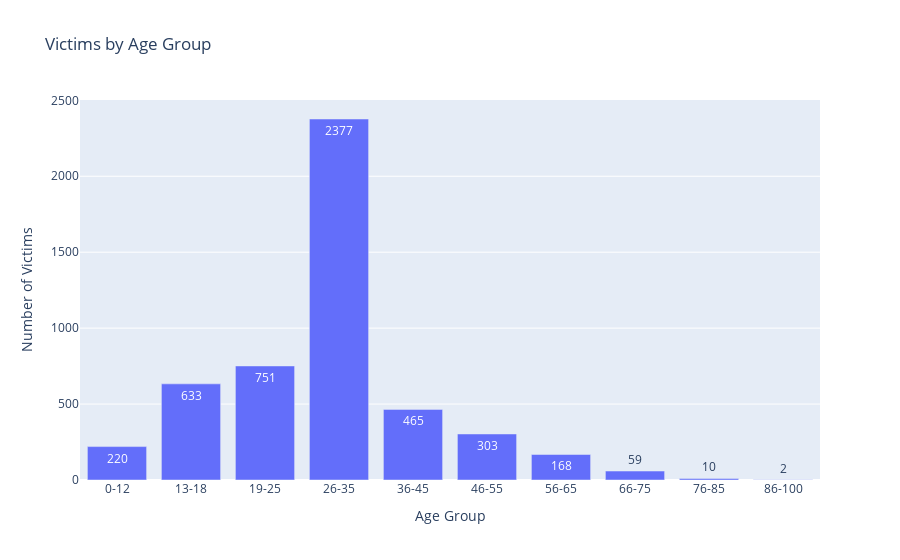

The cell this chart's notebook holds for it:
### Markdown cell above
#### 4.5. Victimes by 'age_group' (make bins, bar chart)

### Code cell
# 4.5. Plot Victimes by 'age_group' (make bins, bar chart)
def plot_victims_by_age_group(df, column):
    # Remove rows where the specified column has 0 values
    df = df[df[column] != 0]

    # Group by the specified column and count the number of victims in each category
    age_group_counts = df.groupby(column).size().reset_index(name='counts')

    # Create a bar chart using Plotly Express
    fig = px.bar(age_group_counts, x=column, y='counts',
                 title="Victims by Age Group",
                 labels={column: 'Age Group', 'counts': 'Number of Victims'},
                 text='counts')  # Display counts on the bars

    # Show the plot
    fig.show()


plot_victims_by_age_group(df, 'age_group')

### Figure 1 — Plotly figure (JSON) as saved in the notebook; plotly's stock layout.template omitted (floating-point values rounded to 4 significant figures)
{"data": [{"alignmentgroup": "True", "hovertemplate": "Age Group=%{x}<br>Number of Victims=%{text}<extra></extra>", "legendgroup": "", "marker": {"color": "#636efa", "pattern": {"shape": ""}}, "name": "", "offsetgroup": "", "orientation": "v", "showlegend": false, "text": [220, 633, 751, 2377, 465, 303, 168, 59, 10, 2], "textposition": "auto", "type": "bar", "x": ["0-12", "13-18", "19-25", "26-35", "36-45", "46-55", "56-65", "66-75", "76-85", "86-100"], "xaxis": "x", "y": [220, 633, 751, 2377, 465, 303, 168, 59, 10, 2], "yaxis": "y"}], "layout": {"barmode": "relative", "legend": {"tracegroupgap": 0}, "title": {"text": "Victims by Age Group"}, "xaxis": {"anchor": "y", "domain": [0, 1], "title": {"text": "Age Group"}}, "yaxis": {"anchor": "x", "domain": [0, 1], "title": {"text": "Number of Victims"}}}}
